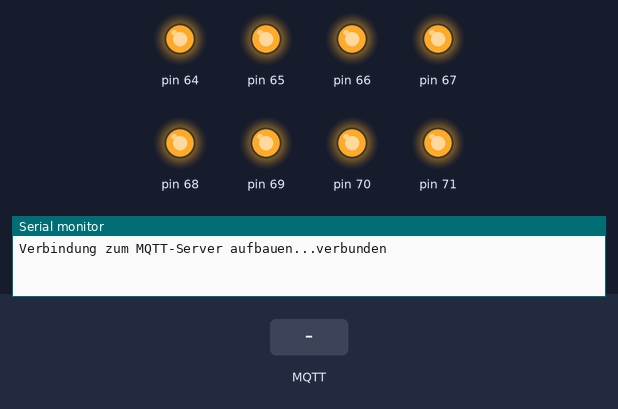
The program below on a simulated Arduino Uno, built for the host (arithmetic inside an expression is 32-bit, double 64-bit). Parts: output pins drawn as LEDs (lit = HIGH), the last lines printed to the serial monitor. The inputs (shaded band) are chosen by the test bench. WiFi joins after 1.5 s; servers stay silent unless stated; no MQTT or app messages arrive unless stated.

Above: at 2.7 s.
2.8 s: MQTT message "auf" arrives on the first subscribed topic
At 3.6 s:
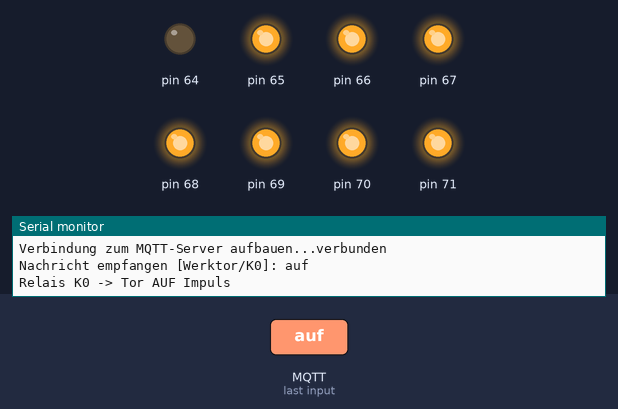
5.4 s: MQTT message "zu" arrives on the second subscribed topic
At 6.1 s:
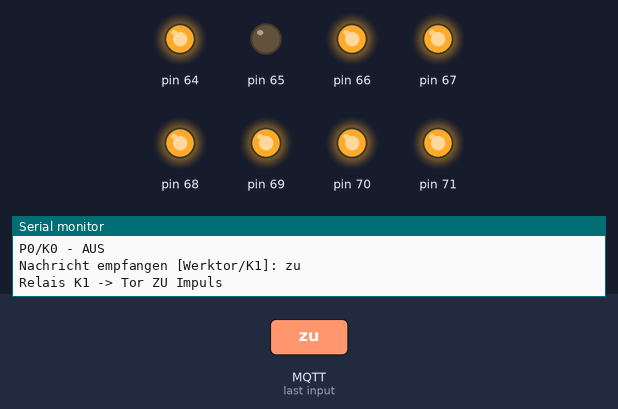
8.0 s: MQTT message "toggleAUF" arrives on the third subscribed topic
At 8.8 s:
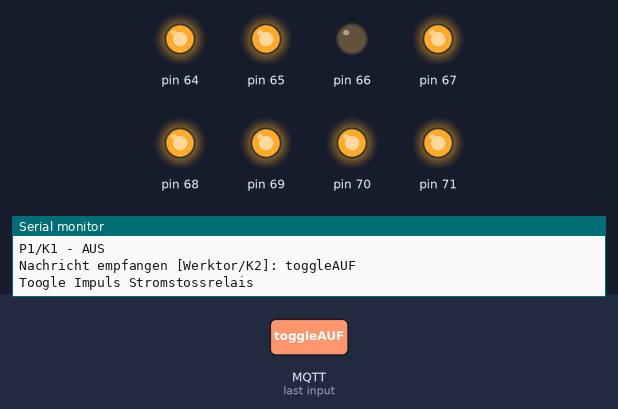
Timing chart, 0 to 11.0 s (numbered marks = the images above; inputs shaded):
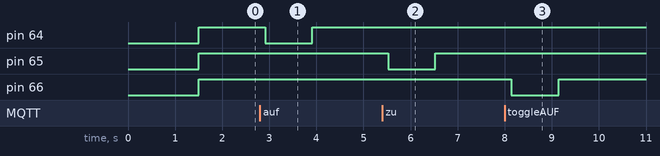

Measured:
- after the input at 2.8 s, pin 64: HIGH → LOW after 0.11 s, → HIGH 1.0 s later
- after the input at 5.4 s, pin 65: HIGH → LOW after 0.12 s, → HIGH 1.0 s later
- after the input at 8.0 s, pin 66: HIGH → LOW after 0.14 s, → HIGH 1.0 s later

The program:

main.cpp
```cpp
// (licence header left out)
#include <Ethernet.h>
#include <PubSubClient.h> // mqtt
#include "PCF8574.h" // Port Expander
#include <SPI.h> // Seriell
#include <Wire.h>

/************************************************************************** Kabelcode
gn        SDA
gn/ 1sw   SDC
gr        GND
rt        +5V
*/

/************************************************************************** Pinbelegung Arduino UNO
A4      SDA -> gn
A5      SCL -> gn/1sw
*/

//************************************************************************** PCF8574 Init
PCF8574 pcf8574(0x20);

//************************************************************************** LAN Network definieren
byte mac[] = { 0xDE, 0xAD, 0xBE, 0xEF, 0x00, 0x01 };
IPAddress ip(10, 110, 0, 5); //comment this line if you are using DHCP

//IPAddress subnet(255, 255, 0, 0); // Subnet Mask

IPAddress mqtt_server(10, 110, 0, 3);  // IP-Adresse des MQTT Brokers im lokalen Netzwerk

EthernetClient ethClient;
PubSubClient client(ethClient);

//************************************************************************** Variablen
int topic_init = 0; // Topic Variable zum einmaligen aufrufen

int status_tor_auf = 0;
int status_tor_zu = 0;
int status_tor_toggle = 0;


//************************************************************************** Funktionsprototypen
void loop                       ();
void setup                      ();
void reconnect                  ();
void callback(char* topic, byte* payload, unsigned int length);
void topic_mqtt_init            ();
void mqtt_reconnect_intervall   ();
void(* resetFunc) (void) = 0;


//************************************************************************** Intervalle
/* Beispiel
unsigned long previousMillis_BEISPIEL = 0; //
unsigned long interval_BEISPIEL = 800;
//++++++++++++++++++++++++++++++++++++++++++++++++++++++++++++++++++++++++ BEISPIEL
  if (millis() - previousMillis_BEISPIEL > interval_BEISPIEL) {
      previousMillis_BEISPIEL = millis();
      FUNKTION();
    }
*/
unsigned long previousMillis_mqtt_reconnect = 0; //
unsigned long interval_mqtt_reconnect = 200;

// Relais Abfallverzögerung
unsigned long previousMillis_Tor_Auf;
unsigned long previousMillis_Tor_Zu;
unsigned long previousMillis_Tor_toggle; // Schalten des Stromstoss Relais für Tag Öffnung

// Wie lange sollen die Relais halten
unsigned long dauer_relais_Tor_auf = 1000;
unsigned long dauer_relais_Tor_zu = 1000;
unsigned long dauer_relais_Tor_toggle = 1000;

//************************************************************************** SETUP
void setup() {
  Serial.begin(115200);

// ------------------------------------------------------------------------- Ethernet starten
  Ethernet.begin(mac, ip);
  // Pause Netzwerk Antwort
  delay(1500);

///////////////////////////////////////////////////////////////////////////  MQTT Broker init
  client.setServer(mqtt_server, 1883);
  client.setCallback(callback);

/////////////////////////////////////////////////////////////////////////// Konfig Portexpander
  pcf8574.pinMode(P0, OUTPUT);
  pcf8574.pinMode(P1, OUTPUT);
  pcf8574.pinMode(P2, OUTPUT);
  pcf8574.pinMode(P3, OUTPUT);
  pcf8574.pinMode(P4, OUTPUT);
  pcf8574.pinMode(P5, OUTPUT);
  pcf8574.pinMode(P6, OUTPUT);
  pcf8574.pinMode(P7, OUTPUT);
  pcf8574.begin();

/////////////////////////////////////////////////////////////////////////// Portexpander Relais definieren
pcf8574.digitalWrite(P0, !LOW);
pcf8574.digitalWrite(P1, !LOW);
pcf8574.digitalWrite(P2, !LOW);
pcf8574.digitalWrite(P3, !LOW);
pcf8574.digitalWrite(P4, !LOW);
pcf8574.digitalWrite(P5, !LOW);
pcf8574.digitalWrite(P6, !LOW);
pcf8574.digitalWrite(P7, !LOW);

}

//************************************************************************** Topic MQTT init
void topic_mqtt_init(){
/*
Durch das init der Topic wird einmalig dem System gezeigt welche Topic es gibt
Benötigte Variable
- int topic_init = 0;
*/
    if (topic_init==0)
  {
    topic_init = 1;
    // Topic init
    client.publish("Werktor/K0", "online");
    client.publish("Werktor/K1", "online");
    client.publish("Werktor/K2", "online");
    //client.publish("Werktor/K3", "online");
    //client.publish("Werktor/K4", "online");
    //client.publish("Werktor/K5", "online");
    //client.publish("Werktor/K6", "online");
    //client.publish("Werktor/K7", "online");
  }
}

//************************************************************************** mqtt - reconnect
void reconnect() {
  while (!client.connected()) {
    Serial.print("Verbindung zum MQTT-Server aufbauen...");
    if (client.connect("WerktorClient", "hitesh", "RO9UZ7wANCXzmy")) {
      Serial.println("verbunden");
      client.subscribe("Werktor/K0");
      client.subscribe("Werktor/K1");
      client.subscribe("Werktor/K2");
      //client.subscribe("Werktor/K3");
      //client.subscribe("Werktor/K4");
      //client.subscribe("Werktor/K5");
      //client.subscribe("Werktor/K6");
      //client.subscribe("Werktor/K7");
    } else {
      Serial.print("Fehler, rc=");
      Serial.print(client.state());
      Serial.println(" erneut versuchen in 5 Sekunden");
      delay(5000);
    }
  }
}

//************************************************************************** mqtt - callback
void callback(char* topic, byte* payload, unsigned int length) {

 Serial.print("Nachricht empfangen [");
  Serial.print(topic);
  Serial.print("]: ");

  // Payload in einen String umwandeln
  String message;
  for (int i = 0; i < length; i++) {
    message += (char)payload[i];
  }

  Serial.println(message);

  // -------------------------------------------------------- Topic Auswerten K0
  if (String(topic) == "Werktor/K0") {
    if (message == "auf") {
        Serial.println("Relais K0 -> Tor AUF Impuls");
        pcf8574.digitalWrite(P0, !HIGH);
        status_tor_auf = 1;
        // Bei aktivierung millis speichern
        previousMillis_Tor_Auf = millis();
    }
    else if (message == "zu") {
        Serial.println("Relais K0 -> Tor AUF Relais abschalten");
        pcf8574.digitalWrite(P0, !LOW);
        status_tor_auf = 0;
    }
    else { }} else { }

// -------------------------------------------------------- Topic Auswerten K1
  if (String(topic) == "Werktor/K1") {
    if (message == "zu") {
        Serial.println("Relais K1 -> Tor ZU Impuls");
        pcf8574.digitalWrite(P1, !HIGH);
        status_tor_zu = 1;
        // Bei aktivierung millis speichern
        previousMillis_Tor_Zu = millis();
    }
    else if (message == "zu") {
        //Serial.println("Relais K1 -> Tor ZU Relais abschalten");
        //pcf8574.digitalWrite(P1, !LOW);
    }
    else { }} else { }

// -------------------------------------------------------- Topic Auswerten K2
  if (String(topic) == "Werktor/K2") {
    if (message == "toggleAUF") {
        Serial.println("Toogle Impuls Stromstossrelais");
        pcf8574.digitalWrite(P2, !HIGH);
        status_tor_toggle = 1;
        // Bei aktivierung millis speichern
        previousMillis_Tor_toggle = millis();
    }
    else if (message == "toggleZU") {
        Serial.println("Toogle Impuls Stromstossrelais");
        pcf8574.digitalWrite(P2, !LOW);
    }
    else { }} else { }
/*
// -------------------------------------------------------- Topic Auswerten K3
  if (String(topic) == "Werktor/K3") {
    if (message == "on") {
        Serial.println("Relais K3 -> AN");
        pcf8574.digitalWrite(P3, !HIGH);
    }
    else if (message == "off") {
        Serial.println("Relais K3 -> AUS");
        pcf8574.digitalWrite(P3, !LOW);
    }
    else { }} else { }

// -------------------------------------------------------- Topic Auswerten K4
  if (String(topic) == "Werktor/K4") {
    if (message == "on") {
        Serial.println("Relais K4 -> AN");
        pcf8574.digitalWrite(P4, !HIGH);
    }
    else if (message == "off") {
        Serial.println("Relais K4 -> AUS");
        pcf8574.digitalWrite(P4, !LOW);
    }
    else {  }} else {  }


// -------------------------------------------------------- Topic Auswerten K5
  if (String(topic) == "Werktor/K5") {
    if (message == "on") {
        Serial.println("Relais K5 -> AN");
        pcf8574.digitalWrite(P5, !HIGH);
    }
    else if (message == "off") {
        Serial.println("Relais K5 -> AUS");
        pcf8574.digitalWrite(P5, !LOW);
    }
    else { }} else { }

// -------------------------------------------------------- Topic Auswerten K6
  if (String(topic) == "Werktor/K6") {
    if (message == "on") {
        Serial.println("Relais K6 -> AN");
        pcf8574.digitalWrite(P6, !HIGH);
    }
    else if (message == "off") {
        Serial.println("Relais K6 -> AUS");
        pcf8574.digitalWrite(P6, !LOW);
    }
    else { }} else { }

// -------------------------------------------------------- Topic Auswerten K7
  if (String(topic) == "Werktor/K7") {
    if (message == "on") {
        Serial.println("Relais K7 -> AN");
        pcf8574.digitalWrite(P7, !HIGH);
    }
    else if (message == "off") {
        Serial.println("Relais K7 -> AUS");
        pcf8574.digitalWrite(P7, !LOW);
    }
    else { }} else { }
*/

}
//************************************************************************** mqtt_reconnect_intervall
void mqtt_reconnect_intervall() {
    if (!client.connected()) {
      reconnect();
    }
    client.loop();
}

//************************************************************************** LOOP
void loop() {

// MQTT Abfrage
    if (millis() - previousMillis_mqtt_reconnect > interval_mqtt_reconnect) {
      previousMillis_mqtt_reconnect = millis();
      mqtt_reconnect_intervall();
    }

// Relais Ausschaltverzögerung - Tor AUF
if (millis() - previousMillis_Tor_Auf > dauer_relais_Tor_auf && status_tor_auf == 1)
  {
        pcf8574.digitalWrite(P0, !LOW);
        Serial.println("P0/K0 - AUS");
        status_tor_auf = 0;
  }
// Relais Ausschaltverzögerung - Tor ZU
if (millis() - previousMillis_Tor_Zu > dauer_relais_Tor_zu && status_tor_zu == 1)
  {
        pcf8574.digitalWrite(P1, !LOW);
        Serial.println("P1/K1 - AUS");
        status_tor_zu = 0;
  }

// Relais Toggle - Schaltung Pförtner für dauer auf
if (millis() - previousMillis_Tor_toggle > dauer_relais_Tor_toggle && status_tor_toggle == 1)
  {
        pcf8574.digitalWrite(P2, !LOW);
        Serial.println("P2/K2 - AUS");
        status_tor_toggle = 0;
  }


/*
        delay(1000);
        pcf8574.digitalWrite(P0, !LOW);
        Serial.println("P0 - AUS");
        status_tor_auf = 0;
  */


// Mqtt Topic einmalig beim Start INIT
topic_mqtt_init();

//++++++++++++++++++++++++++++++++++++++++++++++++++++++++++++++++++++++++ Arduino Reset
if ( millis()  >= 780000) resetFunc(); // Reset alle 13 Min

}
```
